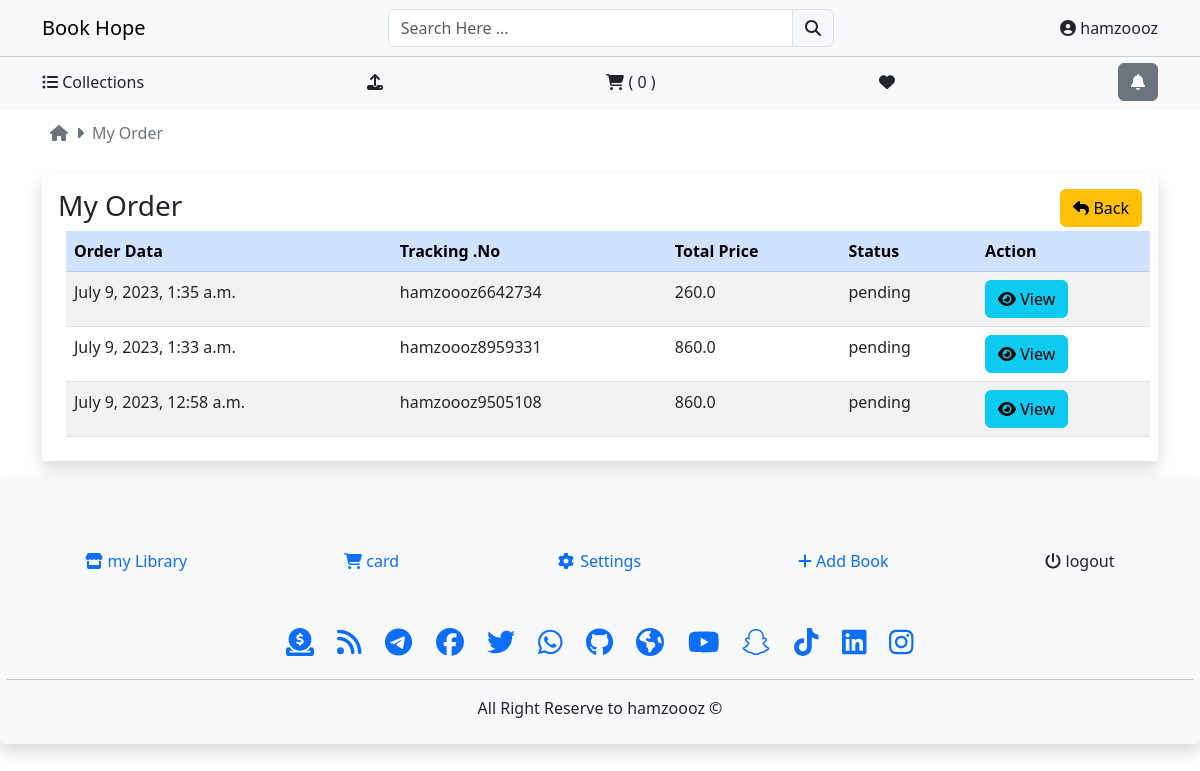
The app's page /my-orders (signed in) with its own data.
### carts/models.py (models this page shows, shortened)
class Order(models.Model):
    order_status = (
        ('pending', 'pending'),
        ('out for Shipping', 'out for Shipping'),
        ('Completed', 'Completed'), )
    user = models.ForeignKey(User, on_delete=models.CASCADE)
    fname = models.CharField(max_length=150, null=False)
    lname = models.CharField(max_length=150, null=False)
    email = models.EmailField(max_length=150, null=False)
    phone = models.CharField(max_length=150, null=False)
    address = models.TextField()
    city = models.CharField(max_length=150, null=False)
    conutry = models.CharField(max_length=150, null=False)
    pincode = models.CharField(max_length=150, null=False)
    total_price = models.FloatField(null=False)
    payment_mode = models.CharField(max_length=150, null=False)
    payment_id = models.CharField( max_length=150, null=False, default=uuid.uuid4)
    satuts = models.CharField( max_length=150, choices=order_status, default='pending')
    message = models.TextField(blank=True,null=True)
    tracking_no = models.CharField(max_length=150, null=False)
    create_at = models.DateTimeField(auto_now_add=True)
    update_at = models.DateTimeField(auto_now=True)
    class Meta:
        ordering = ('-create_at', )

### order/views.py (the view)
# urls.py: path('my-orders', views.orders, name='my_order'),
@login_required
def orders(request):
    order = Order.objects.filter(user=request.user)
    context = {"order": order}
    return render(request, 'order/order.html', context)

### templates/order/order.html (shortened to what this page needs)
{% extends 'base.html' %}
{% block content %}
<div class="container d-flex  ">
    <div class="py-1 bg-secondary1  d-flex align-items-center ">
        <a href="{% url 'frontpage'  %}" class="text-secondary  p-2 "><i class="fa fa-home"></i> </a><i class="fa fa-caret-right text-secondary  "></i>
        <span class="text-secondary  p-2 "> My Order </span>
    </div>
</div>
<div class="container my-3">
    <div class="row">
        <div class="col-md-12">
            <div class="card-body shadow p-3">
                <h3 class="">My Order
                    <a href="{% url 'frontpage' %} " class="btn btn-warning float-end" > <i class="fa fa-reply"></i> Back </a>
                </h3>
                <table class="table table-striped m-2">
                    <thead>
                        <tr class="table-primary">
                            <th>Order Data </th>
                            <th>Tracking .No </th>
                            <th>Total Price </th>
                            <th>Status </th>
                            <th>Action</th>
                        </tr>
                    </thead>
                    <tbody>
                        {% for item in order %}
                        <tr>
                            <td> {{ item.create_at }} </td>
                            <td> {{ item.tracking_no }} </td>
                            <td> {{ item.total_price }} </td>
                            <td> {{ item.satuts }} </td>
                            <td>
                                <a href="{% url 'orderview'  item.tracking_no  %}" class="btn btn-info"> <i class="fa fa-eye"></i> View</a>
                            </td>
                        </tr>
                        {% endfor %}
                    </tbody>
                </table>
            </div>
        </div>
    </div>
</div>
{% endblock content %}

### templates/inc/nav.html (shortened to what this page needs)
<nav class="navbar navbar-expand-lg navbar-light bg-light " style="min-width: 390px;">
  <div class="container d-flex justify-content-between  ">
    <a class="navbar-brand " href="{% url 'frontpage' %}">Book Hope</a>
    <div class="search-btn search-bar "  style="width:40%" >
      <form action="/search" method="get" >
        <div class="input-group">
          <input type="search" requerd name="productsearch" class="form-control" id='searchproduct' placeholder="Search Here ... " aria-label="Username" aria-describedby="basic-addon1">
          <button type="submit" class="input-group-text" id="basic-addon1"><i class="fa fa-search"></i></button>
        </div>
      </form>
    </div>
      <span class="nav-item dropdown ">
        <a class="nav-link dropdown-toggle" href="#" role="button" data-bs-toggle="dropdown" aria-expanded="false">
          {% if request.user.is_authenticated %} <i class="fa fa-user-circle"></i> {{request.user}}  {% else %} <i class="fa fa-list"></i> Menu {% endif %}
        </a>
      </span>
  </div>
</nav>
<nav class="navbar navbar-expand-lg navbar-light bg-light" style=" min-width: 390px; border-top:1px solid #cfcfcf; padding-top: 6px;" >
  <div class="container d-flex justify-content-between  ">
    {% if request.user.is_authenticated %}
      <li class="nav-item"><a class="nav-link {% if request.resolver_match.url_name == 'categories'  %}active {% endif %} " aria-current="page" href="{% url 'categories' %}"> <i class="fa fa-list-ul"></i> Collections </a></li>
      {% if request.user.is_staff %}
      <li class="nav-item dropdown ">
        <a class="nav-link dropdown-toggle" href="#" role="button" data-bs-toggle="dropdown" aria-expanded="false">
          {% if request.user.is_staff %}  <i class=" fa fa-upload"></i> {% endif %}
        </a>
    </li>
    {% endif %}
    <li class="nav-item"><a class="nav-link {% if request.resolver_match.url_name == 'cart_view'  %}active {% endif %} " aria-current="page" href="{% url 'cart_view' %}"><i class=" fa fa-shopping-cart"></i> ( {{ cart|length }} )</a></li>
    <li class="nav-item"><a class="nav-link {% if request.resolver_match.url_name == 'wishlist'  %}active {% endif %} " aria-current="page" href="{% url 'wishlist' %}"> <i class="fa fa-heart"></i> </a></li>
    <li class="nav-item"><a class="nav-link  " aria-current="page"  href="{% url 'all_messages' %}"> <button type="button" class="btn btn-secondary"> <i class="fa fa-bell"></i> </button></a> </li>
      {% endif %}
  </div>
</nav>

### static/assets/css/main.css (style rules this page uses)
a { text-decoration: none; }
li { list-style: none !important; }
.dropdown-toggle::after { display: none !important; }

### records on screen
Order: create_at "July 9, 2023, 1:35 a.m.", tracking_no "hamzoooz6642734", total_price "260.0", satuts "pending"
Order: create_at "July 9, 2023, 1:33 a.m.", tracking_no "hamzoooz8959331", total_price "860.0", satuts "pending"
Order: create_at "July 9, 2023, 12:58 a.m.", tracking_no "hamzoooz9505108", total_price "860.0", satuts "pending"

### other values on screen
{{ request.user }} "hamzoooz"
{{ cart|length }} "0"
